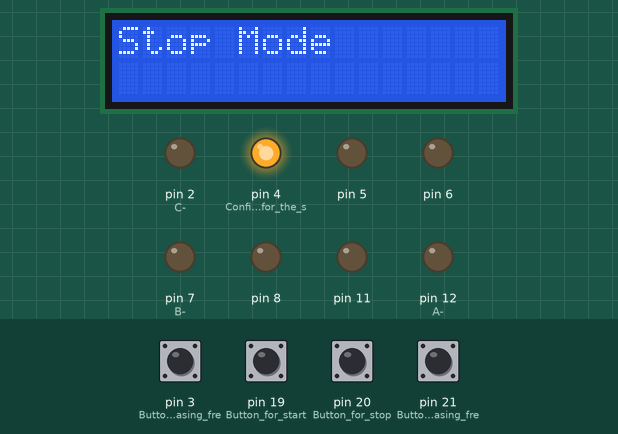
A sketch run on a simulated Arduino Mega 2560, built with avr-gcc and run on an emulated ATmega2560. On the bench: 16×2 character LCD, output pins drawn as LEDs (lit = HIGH). The test bench sets the inputs (shaded band); at power-on: pin 3 (Button_for_increasing_fre), pin 19 (Button_for_start), pin 20 (Button_for_stop), pin 21 (Button_for_decreasing_fre) HIGH.

Above: at 1.2 s.
1.3 s: pin 19 (Button_for_start) pulled LOW for 0.15 s
At 1.75 s:
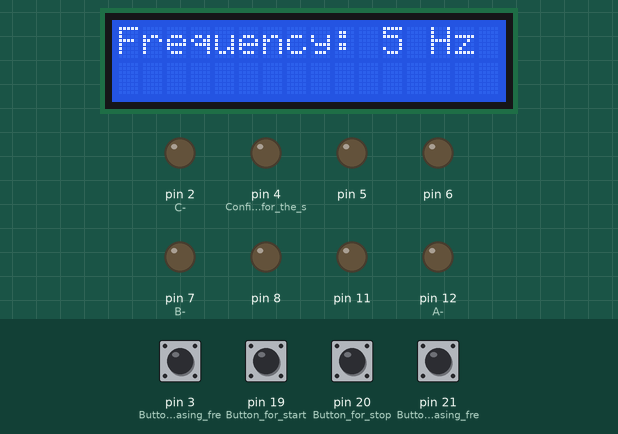
Timing chart, 0 to 3.1 s (numbered marks = the images above; inputs shaded):
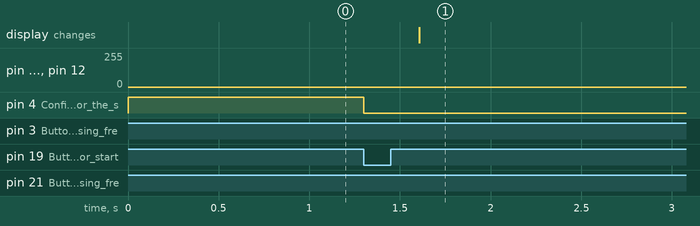

Measured:
- after the input at 1.3 s, pin 4 (Configure_pin_4_for_the_s): HIGH → LOW at once; the display: changes after 0.31 s (image 1)

The sketch:

freq_strtstop_no_index_test.ino
```cpp
#include <avr/io.h>
#include <avr/interrupt.h>
#include <LiquidCrystal.h>
LiquidCrystal lcd(14,23,25,27,29,31); //Defines the LCD's parameters: (rs, enable, d4, d5, d6, d7)
// Global variables for PWM generation
int sinpwm[] = {520, 540, 560, 580, 599, 619, 638, 657, 676, 695, 713, 731, 749, 766, 782, 799, 815, 830, 845, 859, 872, 886, 898, 910, 921, 931, 941, 950, 959, 966, 973, 979, 984, 989, 993, 996, 998, 999, 1000, 1000, 999, 997, 994, 991, 987, 982, 976, 970, 962, 954, 946, 936, 926, 915, 904, 892, 879, 866, 852, 837, 822, 807, 791, 774, 757, 740, 722, 704, 686, 667, 648, 629, 609, 590, 570, 550, 530, 510, 490, 470, 450, 430, 410, 391, 371, 352, 333, 314, 296, 278, 260, 243, 226, 209, 193, 178, 163, 148, 134, 121, 108, 96, 85, 74, 64, 54, 46, 38, 30, 24, 18, 13, 9, 6, 3, 1, 0, 0, 1, 2, 4, 7, 11, 16, 21, 27, 34, 41, 50, 59, 69, 79, 90, 102, 114, 128, 141, 155, 170, 185, 201, 218, 234, 251, 269, 287, 305, 324, 343, 362, 381, 401, 420, 440, 460, 480, 500};
/*float sinpwm[] = {0.015625  ,  0.0546875 ,  0.09375   ,  0.1328125 ,  0.16992188,
        0.20898438,  0.24609375,  0.28320312,  0.3203125 ,  0.35742188,
        0.39257812,  0.42773438,  0.46289062,  0.49609375,  0.52734375,
        0.56054688,  0.59179688,  0.62109375,  0.65039062,  0.67773438,
        0.703125  ,  0.73046875,  0.75390625,  0.77734375,  0.79882812,
        0.81835938,  0.83789062,  0.85546875,  0.87304688,  0.88671875,
        0.90039062,  0.91210938,  0.921875  ,  0.93164062,  0.93945312,
        0.9453125 ,  0.94921875,  0.95117188,  0.953125  ,  0.953125  ,
        0.95117188,  0.94726562,  0.94140625,  0.93554688,  0.92773438,
        0.91796875,  0.90625   ,  0.89453125,  0.87890625,  0.86328125,
        0.84765625,  0.828125  ,  0.80859375,  0.78710938,  0.765625  ,
        0.7421875 ,  0.71679688,  0.69140625,  0.6640625 ,  0.63476562,
        0.60546875,  0.57617188,  0.54492188,  0.51171875,  0.47851562,
        0.4453125 ,  0.41015625,  0.375     ,  0.33984375,  0.30273438,
        0.265625  ,  0.22851562,  0.18945312,  0.15234375,  0.11328125,
        0.07421875,  0.03515625, -0.00390625, -0.04296875, -0.08203125,
       -0.12109375, -0.16015625, -0.19921875, -0.23632812, -0.27539062,
       -0.3125    , -0.34960938, -0.38671875, -0.421875  , -0.45703125,
       -0.4921875 , -0.52539062, -0.55859375, -0.59179688, -0.62304688,
       -0.65234375, -0.68164062, -0.7109375 , -0.73828125, -0.76367188,
       -0.7890625 , -0.8125    , -0.83398438, -0.85546875, -0.875     ,
       -0.89453125, -0.91015625, -0.92578125, -0.94140625, -0.953125  ,
       -0.96484375, -0.97460938, -0.98242188, -0.98828125, -0.99414062,
       -0.99804688, -1.        , -1.        , -0.99804688, -0.99609375,
       -0.9921875 , -0.98632812, -0.97851562, -0.96875   , -0.95898438,
       -0.94726562, -0.93359375, -0.91992188, -0.90234375, -0.88476562,
       -0.86523438, -0.84570312, -0.82421875, -0.80078125, -0.77734375,
       -0.75      , -0.72460938, -0.69726562, -0.66796875, -0.63867188,
       -0.60742188, -0.57421875, -0.54296875, -0.50976562, -0.47460938,
       -0.43945312, -0.40429688, -0.3671875 , -0.33007812, -0.29296875,
       -0.25585938, -0.21679688, -0.1796875 , -0.140625  , -0.1015625 ,
       -0.0625    , -0.0234375};*/
//float sinpwm[] = {20,40,60,80,99,119,138,157,176,195,213,231,249,266,282,299,315,330,345,359,372,386,398,410,421,431,441,450,459,466,473,479,484,489,493,496,498,499,500,500,499,497,494,491,487,482,476,470,462,454,446,436,426,415,404,392,379,366,352,337,322,307,291,274,257,240,222,204,186,167,148,129,109,90,70,50,30,10,-10,-30,-50,-70,-90,-109,-129,-148,-167,-186,-204,-222,-240,-257,-274,-291,-307,-322,-337,-352,-366,-379,-392,-404,-415,-426,-436,-446,-454,-462,-470,-476,-482,-487,-491,-494,-497,-499,-500,-500,-499,-498,-496,-493,-489,-484,-479,-473,-466,-459,-450,-441,-431,-421,-410,-398,-386,-372,-359,-345,-330,-315,-299,-282,-266,-249,-231,-213,-195,-176,-157,-138,-119,-99,-80,-60,-40,-20,0};

int i = 0, j = 52, k = 104, db1, db2, db3, dc, dc2, dc3;
int frequency = 5; // Initial frequency
//int voltagePin = A15; // Analog input pin for voltage measurement
volatile bool startderive =false;
void setup() {
  pinMode(11, OUTPUT); //A+
  pinMode(12, OUTPUT); //A-
  pinMode(6, OUTPUT); //B+
  pinMode(7, OUTPUT); //B-
  pinMode(5, OUTPUT); //C+
  pinMode(2, OUTPUT); //C-
  pinMode(8, OUTPUT);

  // Configure Timer1 for PWM generation
TCCR5A = 0b00100010; // Clear OC1A/OC1B on compare match, set OC1A/OC1B at BOTTOM (non-inverting mode)
TCCR5B = 0b00011001;
//ICR5 = 100000/frequency; // Set TOP value for 50 Hz (16 MHz / (1 * 2000) = 50 Hz).   Mostafa: (#of samples =156)*Frequency=16MHz / ICR5 ==>  ICR5=102564.1/Frequency
TCCR4A=0;//resets the value of Timer 4 Reg. A
TCCR4B=0;//resets the value of Timer 4 Reg. B
TCNT4=0;//resets the value of Timer 4
//TCCR4A=0b11100011;
TCCR4B=0b00000001;
//TIMSK2 = 0b00000001;
TCCR3A=0;//resets the value of Timer 3 Reg. A
TCCR3B=0;//resets the value of Timer 3 Reg. B
TCNT3=0;//resets the value of Timer 3
//TCCR3A=0b11100011;
TCCR3B=0b00000001;
TCCR1A=0;//resets the value of Timer 3 Reg. A
TCCR1B=0;//resets the value of Timer 3 Reg. B
TCNT1=0;//resets the value of Timer 3
//TCCR1A=0b11100011;
TCCR1B=0b00000001;

  // Set up push buttons
  pinMode(3, INPUT_PULLUP); // Button for increasing frequency
  pinMode(21, INPUT_PULLUP); // Button for decreasing frequency
  pinMode(19, INPUT_PULLUP); // Button for start
  pinMode(20, INPUT_PULLUP); // Button for stop
  attachInterrupt(digitalPinToInterrupt(19), startPulsesISR, FALLING);
  attachInterrupt(digitalPinToInterrupt(20), stopPulsesISR, FALLING);
  pinMode(4, OUTPUT); // Configure pin 4 for the shutdown __ simulating as LED on Proteus. initially gives high
  digitalWrite(4, HIGH); // Initially turn off the IR (LED on Proteus) until the 'start' button is pressed.
  lcd.begin(16, 2);  // initialize the LCD
}

void loop() {
  if (startderive==true){
  // int voltageReading = analogRead(voltagePin);
  // float voltage = voltageReading * (5.0 / 1023.0);
  //float vdc = voltage* ( (4.7+390)/4.7 );
  lcd.setCursor(0, 0);
  lcd.print("Frequency: ");  // Display initial
  lcd.setCursor(11, 0);  // Adjust the column position as needed
  lcd.print(String(frequency) + " Hz");
 /* lcd.setCursor(0, 1);
  lcd.print("index: ");
  lcd.print(index, 2);*/

  }
  else
  {
    lcd.setCursor(9, 0);
    lcd.print("                "); // Clear the first row
    lcd.setCursor(0, 1);
    lcd.print("                "); // Clear the second row
    lcd.setCursor(0, 0);
    lcd.print("Stop Mode");  // Display initial

    }

  // Check if the button for increasing frequency is pressed
  if (digitalRead(3) == LOW) {
      delay(100); // Debounce delay __  Adjust the debounce delay(20) for fast response on Proteus (simulation)
                                   //  Increase the delay value to 80 or higher for hardware to prevent button bounce issues
    if (startderive==true){
    if (frequency < 50) {
      frequency += 1; // Increase frequency by 1 Hz
      ICR5 = 100000 / (frequency ); // Update TOP value for new frequency
    }
   }
  }
  /*It is preferable to check the startderive flag after each delay function rather than using a single main flag at the beginning of the while loop.
   This approach ensures that if the code is running within a delay function and the stop button is pressed
   ,interrupting the delay function and jumping to the ISR function for stop interrupt handling, the execution of the delay function will resume after the ISR completes.
   By checking the startderive flag after each delay function, we prevent scenarios where the interrupt execution alters the program flow
   ,potentially leading to unintended behavior such as  unwanted frequency increment.
   Placing the flag check after the delay function ensures a more robust and predictable program flow.
  */
  // Check if the button for decreasing frequency is pressed
  if (digitalRead(21) == LOW) {
    delay(100); // Debounce delay __  Adjust the debounce delay(20) for fast response on Proteus (simulation environment)
                                 //  Increase the delay value to 80 or higher for hardware to prevent button bounce issues
    if (startderive==true){
    if (frequency > 5) {
      frequency -= 1; // Decrease frequency by 1 Hz
      ICR5 = 100000 / (frequency ); // Update TOP value for new frequency
    }
   }
  }

}
// Timer1 overflow interrupt service routine
ISR(TIMER5_OVF_vect) {
 digitalWrite(8, HIGH);
  // Update PWM values here
  dc = (sinpwm[i]-20) ; // 20 for deadtime 1.5us
 //dc = ((sinpwm[i00010.0* index + 500; // 20 for deadtime 1.5us
 //dc = ((sinpwm[i]))*500 + 500; // 20 for deadtime 1.5us
 //dc = ((sinpwm[i])) + 500; // 20 for deadtime 1.5us
  if (dc >= 0)
    db1 = (dc);
  else
    db1 = 0;
  OCR1A = sinpwm[i];
  OCR1B = db1;
  i++;
  if (i > 156)
    i = 0;

 //dc2 = ((sinpwm[j]))*500+ 500; // 20 for deadtime 1.5us
 dc2 = (sinpwm[j]-20) ; // 20 for deadtime 1.5us
  if (dc2 >= 0)
    db2 = (dc2);
  else
    db2 = 0;
  OCR4A = sinpwm[j];
  OCR4B = db2;
  j++;
  if (j > 156)
    j = 0;

 //dc3 = ((sinpwm[k]))*500 + 500; // 20 for deadtime 1.5us
 dc3 = (sinpwm[k]-20) ; // 20 for deadtime 1.5us
  if (dc3 >= 0)
    db3 = (dc3);
  else
    db3 = 0;
  OCR3A = sinpwm[k];
  OCR3B = db3;
  k++;
  if (k > 156)

    k = 0;

 digitalWrite(8, LOW);

}
void startPulsesISR() {
   if (!startderive)
  {
    TIMSK5 |= (1 << TOIE5); // Enable overflow interrupt
    TCCR1A=0b11100011;
    TCCR4A=0b11100011;
    TCCR3A=0b11100011;
    TCCR4B=0b00000001;
    TCCR3B=0b00000001;
    TCCR1B=0b00000001;
    sei();
    ICR5 = 100000/frequency;
    startderive=true;
    digitalWrite(4, LOW); //to turn on the hardware of IR by shutdown
  }
}
// Interrupt service routine for stop button
void stopPulsesISR() {
 // ICR5 = 100000 / (frequency ); // Update TOP value for new frequency
     digitalWrite(4, HIGH); //to turn on the hardware of IR by shutdown
     TIMSK5 &= ~(1 << TOIE5); // Disable Timer5 overflow interrupt
     TCCR4A=0;
     TCCR1A=0;
     TCCR3A=0;
     startderive=false;
     frequency=5;
}
```
